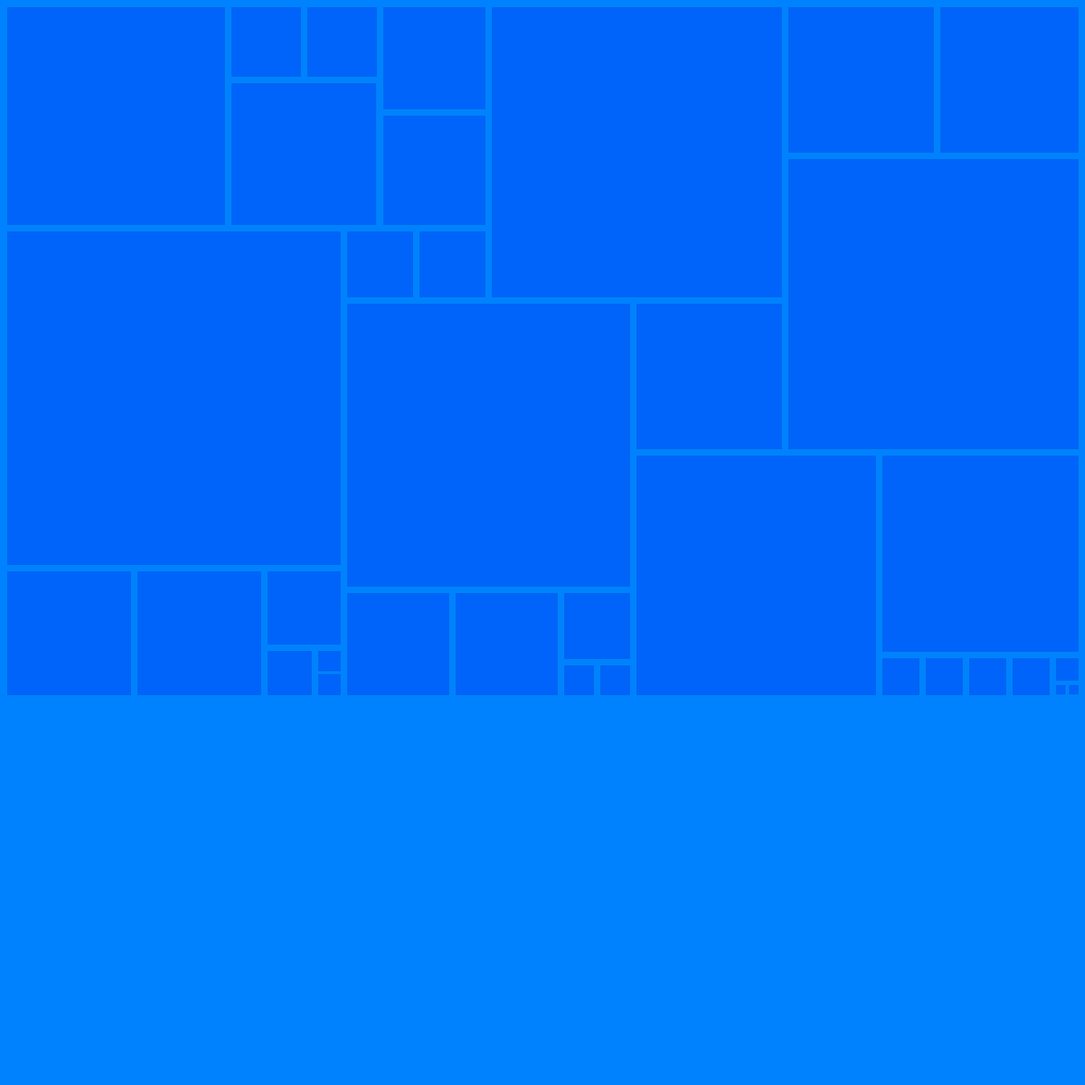
Frame 1 (no input)
Frame 60 (the mouse pressed at the canvas centre just before this capture): identical to frame 1, image omitted
Frame 120 (the mouse held since frame 60 and released just before this capture): identical to frame 1, image omitted

The Processing sketch that drew this single still picture (run headless with seeded random() and noise(); from frame 60 on, the mouse is pressed at the canvas centre):

// Processing sketch: geometryDash
// ── geometryDash.pde
/**
  Author: Anbu
  Description: Draw geometry dash character
*/

/**
  The setup() function runs at the start of the program exactly once.
*/
void setup() {
  size(1500, 1500); // Changes the size of the application window to 1500x1500
  resetCanvas();
}

/**
  The resetCanvas() function initialises the background.
*/
void resetCanvas() {
  stroke(0, 130, 255); 
  fill(0, 130, 255); 
  rect(0, 0, 1500, 1500);
  stroke(0, 100, 230);
  fill(0, 100, 250);
  rect(10, 10, 300, 300);
  rect(320, 10, 95, 95);
  rect(425, 10, 95, 95);
  rect(320, 115, 199, 195);
  rect(530, 10, 140, 140);
  rect(680, 10, 400, 400);
  rect(530, 160, 140, 150);
  rect(1090, 10, 200, 200);
  rect(1300, 10, 190, 200);
  rect(1090, 220, 400, 400);
  rect(880, 420, 200, 200);
  rect(480, 420, 390, 390);
  rect(580, 320, 90, 90);
  rect(480, 320, 90, 90);
  rect(10, 320, 460, 460);
  rect(10, 790, 170, 170);
  rect(190, 790, 170, 170);
  rect(370, 790, 100, 100);
  rect(370, 900, 60, 60);
  rect(440, 900, 30, 27.5);
  rect(440, 932.5, 30, 27.5);
  rect(480, 820, 140, 140);
  rect(630, 820, 140, 140);
  rect(780, 820, 90, 90);
  rect(780, 920, 40, 40);
  rect(830, 920, 40, 40);
  rect(880, 630, 330, 330);
  rect(1220, 630, 270, 270);
  rect(1220, 910, 50, 50);
  rect(1280, 910, 50, 50);
  rect(1340, 910, 50, 50);
  rect(1400, 910, 50, 50);
  rect(1460, 910, 30, 30);
  rect(1460, 947, 12.5, 12.5);
  rect(1478, 947, 12.5, 12.5); 
}

/**
  The drawCharacter() function draws the geometry dash character when you hold the spacebar.
*/
void drawCharacter() {
  if (key == ' ') {
      stroke(0, 200, 255); 
      fill(0, 200, 255);
      rect(mouseX - 51.75, mouseY - 51.75, 103.5, 103.5); // background
      stroke(0);
      fill(255, 150, 0);
      rect(mouseX - 50, mouseY - 50, 100, 100); // foreground
      stroke(#FFB44B);
      fill(#FFB44B);
      triangle(mouseX - 49, mouseY - 49, mouseX - 49, mouseY, mouseX, mouseY - 49);
      stroke(205, 100, 0);
      fill(230, 125, 0);
      triangle(mouseX + 49.5, mouseY + 49.5, mouseX + 49.5, mouseY, mouseX, mouseY + 49.5);
      stroke(0);
      fill(0, 200, 255);
      rect(mouseX - 35, mouseY + 3, 70, 15); // the mouth
  
      if (mousePressed) { // if mouse button is pressed, close eyes
        line(mouseX - 23, mouseY - 15, mouseX - 8, mouseY - 15);
        line(mouseX + 10 , mouseY - 15, mouseX + 25, mouseY - 15);
      } else { // else open eyes
        rect(mouseX - 25, mouseY -25, 15, 15);
        rect(mouseX + 13, mouseY -25, 15, 15);
      }
   }
}

void draw() {
  if (keyPressed) {
    drawCharacter();
 
    if (key == 'e' || key == 'E') {
      resetCanvas();
   }
  }
}
